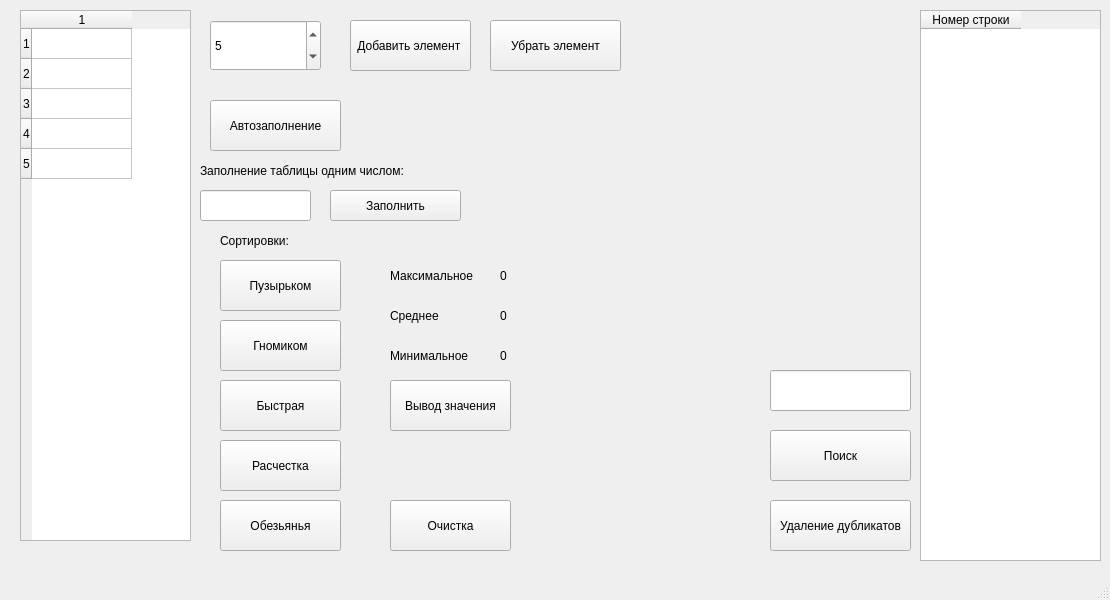
<?xml version="1.0" encoding="UTF-8"?>
<ui version="4.0">
 <class>MainWindow</class>
 <widget class="QMainWindow" name="MainWindow">
  <property name="geometry">
   <rect>
    <x>0</x>
    <y>0</y>
    <width>1110</width>
    <height>600</height>
   </rect>
  </property>
  <property name="windowTitle">
   <string>MainWindow</string>
  </property>
  <widget class="QWidget" name="centralwidget">
   <widget class="QTableWidget" name="tableWidget">
    <property name="geometry">
     <rect>
      <x>20</x>
      <y>10</y>
      <width>171</width>
      <height>531</height>
     </rect>
    </property>
    <property name="cursor" stdset="0">
     <cursorShape>ArrowCursor</cursorShape>
    </property>
    <property name="mouseTracking">
     <bool>false</bool>
    </property>
    <property name="focusPolicy">
     <enum>Qt::StrongFocus</enum>
    </property>
    <property name="rowCount">
     <number>5</number>
    </property>
    <property name="columnCount">
     <number>1</number>
    </property>
    <row/>
    <row/>
    <row/>
    <row/>
    <row/>
    <column/>
   </widget>
   <widget class="QSpinBox" name="spinBox_Row_valueChange">
    <property name="geometry">
     <rect>
      <x>210</x>
      <y>20</y>
      <width>111</width>
      <height>51</height>
     </rect>
    </property>
    <property name="minimum">
     <number>1</number>
    </property>
    <property name="maximum">
     <number>20</number>
    </property>
    <property name="value">
     <number>5</number>
    </property>
   </widget>
   <widget class="QPushButton" name="pushButton_Random">
    <property name="geometry">
     <rect>
      <x>210</x>
      <y>100</y>
      <width>131</width>
      <height>51</height>
     </rect>
    </property>
    <property name="text">
     <string>Автозаполнение</string>
    </property>
   </widget>
   <widget class="QPushButton" name="pushButton_MIN_MAX_MEAN">
    <property name="geometry">
     <rect>
      <x>390</x>
      <y>380</y>
      <width>121</width>
      <height>51</height>
     </rect>
    </property>
    <property name="text">
     <string>Вывод значения</string>
    </property>
    <property name="autoRepeat">
     <bool>false</bool>
    </property>
    <property name="autoExclusive">
     <bool>false</bool>
    </property>
   </widget>
   <widget class="QLabel" name="label_MIN_result">
    <property name="geometry">
     <rect>
      <x>500</x>
      <y>340</y>
      <width>91</width>
      <height>31</height>
     </rect>
    </property>
    <property name="text">
     <string>0</string>
    </property>
   </widget>
   <widget class="QLabel" name="label_MAX_result">
    <property name="geometry">
     <rect>
      <x>500</x>
      <y>260</y>
      <width>91</width>
      <height>31</height>
     </rect>
    </property>
    <property name="text">
     <string>0</string>
    </property>
   </widget>
   <widget class="QLabel" name="label_MEAN_result">
    <property name="geometry">
     <rect>
      <x>500</x>
      <y>300</y>
      <width>91</width>
      <height>31</height>
     </rect>
    </property>
    <property name="text">
     <string>0</string>
    </property>
   </widget>
   <widget class="QLabel" name="label_MIN">
    <property name="geometry">
     <rect>
      <x>390</x>
      <y>340</y>
      <width>91</width>
      <height>31</height>
     </rect>
    </property>
    <property name="text">
     <string>Минимальное</string>
    </property>
   </widget>
   <widget class="QLabel" name="label_MAX">
    <property name="geometry">
     <rect>
      <x>390</x>
      <y>260</y>
      <width>91</width>
      <height>31</height>
     </rect>
    </property>
    <property name="text">
     <string>Максимальное</string>
    </property>
   </widget>
   <widget class="QLabel" name="label_MEAN">
    <property name="geometry">
     <rect>
      <x>390</x>
      <y>300</y>
      <width>91</width>
      <height>31</height>
     </rect>
    </property>
    <property name="text">
     <string>Среднее</string>
    </property>
   </widget>
   <widget class="QPushButton" name="pushButton_bubble">
    <property name="geometry">
     <rect>
      <x>220</x>
      <y>260</y>
      <width>121</width>
      <height>51</height>
     </rect>
    </property>
    <property name="text">
     <string>Пузырьком</string>
    </property>
   </widget>
   <widget class="QLabel" name="label_sorting">
    <property name="geometry">
     <rect>
      <x>220</x>
      <y>230</y>
      <width>141</width>
      <height>21</height>
     </rect>
    </property>
    <property name="text">
     <string>Сортировки:</string>
    </property>
   </widget>
   <widget class="QPushButton" name="pushButton_gnome">
    <property name="geometry">
     <rect>
      <x>220</x>
      <y>320</y>
      <width>121</width>
      <height>51</height>
     </rect>
    </property>
    <property name="text">
     <string>Гномиком</string>
    </property>
   </widget>
   <widget class="QPushButton" name="pushButton_comb">
    <property name="geometry">
     <rect>
      <x>220</x>
      <y>440</y>
      <width>121</width>
      <height>51</height>
     </rect>
    </property>
    <property name="text">
     <string>Расчестка</string>
    </property>
   </widget>
   <widget class="QPushButton" name="pushButton_quick">
    <property name="geometry">
     <rect>
      <x>220</x>
      <y>380</y>
      <width>121</width>
      <height>51</height>
     </rect>
    </property>
    <property name="text">
     <string>Быстрая</string>
    </property>
   </widget>
   <widget class="QPushButton" name="pushButton">
    <property name="geometry">
     <rect>
      <x>390</x>
      <y>500</y>
      <width>121</width>
      <height>51</height>
     </rect>
    </property>
    <property name="text">
     <string>Очистка</string>
    </property>
   </widget>
   <widget class="QPushButton" name="pushButton_monkey">
    <property name="geometry">
     <rect>
      <x>220</x>
      <y>500</y>
      <width>121</width>
      <height>51</height>
     </rect>
    </property>
    <property name="text">
     <string>Обезьянья</string>
    </property>
   </widget>
   <widget class="QLineEdit" name="lineEdit">
    <property name="geometry">
     <rect>
      <x>770</x>
      <y>370</y>
      <width>141</width>
      <height>41</height>
     </rect>
    </property>
   </widget>
   <widget class="QTableWidget" name="tableWidget_2">
    <property name="geometry">
     <rect>
      <x>920</x>
      <y>10</y>
      <width>181</width>
      <height>551</height>
     </rect>
    </property>
    <property name="rowCount">
     <number>0</number>
    </property>
    <property name="columnCount">
     <number>1</number>
    </property>
    <column>
     <property name="text">
      <string>Номер строки</string>
     </property>
    </column>
   </widget>
   <widget class="QPushButton" name="pushButton_search">
    <property name="geometry">
     <rect>
      <x>770</x>
      <y>430</y>
      <width>141</width>
      <height>51</height>
     </rect>
    </property>
    <property name="text">
     <string>Поиск</string>
    </property>
   </widget>
   <widget class="QPushButton" name="pushButton_duplicates">
    <property name="geometry">
     <rect>
      <x>770</x>
      <y>500</y>
      <width>141</width>
      <height>51</height>
     </rect>
    </property>
    <property name="text">
     <string>Удаление дубликатов</string>
    </property>
   </widget>
   <widget class="QPushButton" name="pushButton_copletition">
    <property name="geometry">
     <rect>
      <x>330</x>
      <y>190</y>
      <width>131</width>
      <height>31</height>
     </rect>
    </property>
    <property name="text">
     <string>Заполнить</string>
    </property>
   </widget>
   <widget class="QLineEdit" name="lineEdit_completion">
    <property name="geometry">
     <rect>
      <x>200</x>
      <y>190</y>
      <width>111</width>
      <height>31</height>
     </rect>
    </property>
   </widget>
   <widget class="QLabel" name="label_completion">
    <property name="geometry">
     <rect>
      <x>200</x>
      <y>160</y>
      <width>211</width>
      <height>21</height>
     </rect>
    </property>
    <property name="text">
     <string>Заполнение таблицы одним числом:</string>
    </property>
   </widget>
   <widget class="QPushButton" name="pushButton_addrow">
    <property name="geometry">
     <rect>
      <x>350</x>
      <y>20</y>
      <width>121</width>
      <height>51</height>
     </rect>
    </property>
    <property name="text">
     <string>Добавить элемент </string>
    </property>
   </widget>
   <widget class="QPushButton" name="pushButton_delrow">
    <property name="geometry">
     <rect>
      <x>490</x>
      <y>20</y>
      <width>131</width>
      <height>51</height>
     </rect>
    </property>
    <property name="text">
     <string>Убрать элемент</string>
    </property>
   </widget>
  </widget>
  <widget class="QMenuBar" name="menubar">
   <property name="geometry">
    <rect>
     <x>0</x>
     <y>0</y>
     <width>1110</width>
     <height>21</height>
    </rect>
   </property>
  </widget>
  <widget class="QStatusBar" name="statusbar"/>
 </widget>
 <tabstops>
  <tabstop>tableWidget</tabstop>
  <tabstop>spinBox_Row_valueChange</tabstop>
  <tabstop>pushButton_Random</tabstop>
  <tabstop>pushButton_MIN_MAX_MEAN</tabstop>
  <tabstop>pushButton_bubble</tabstop>
  <tabstop>pushButton_gnome</tabstop>
  <tabstop>pushButton_comb</tabstop>
  <tabstop>pushButton_quick</tabstop>
  <tabstop>pushButton_monkey</tabstop>
  <tabstop>pushButton</tabstop>
  <tabstop>lineEdit</tabstop>
  <tabstop>pushButton_search</tabstop>
  <tabstop>tableWidget_2</tabstop>
 </tabstops>
 <resources/>
 <connections/>
</ui>
